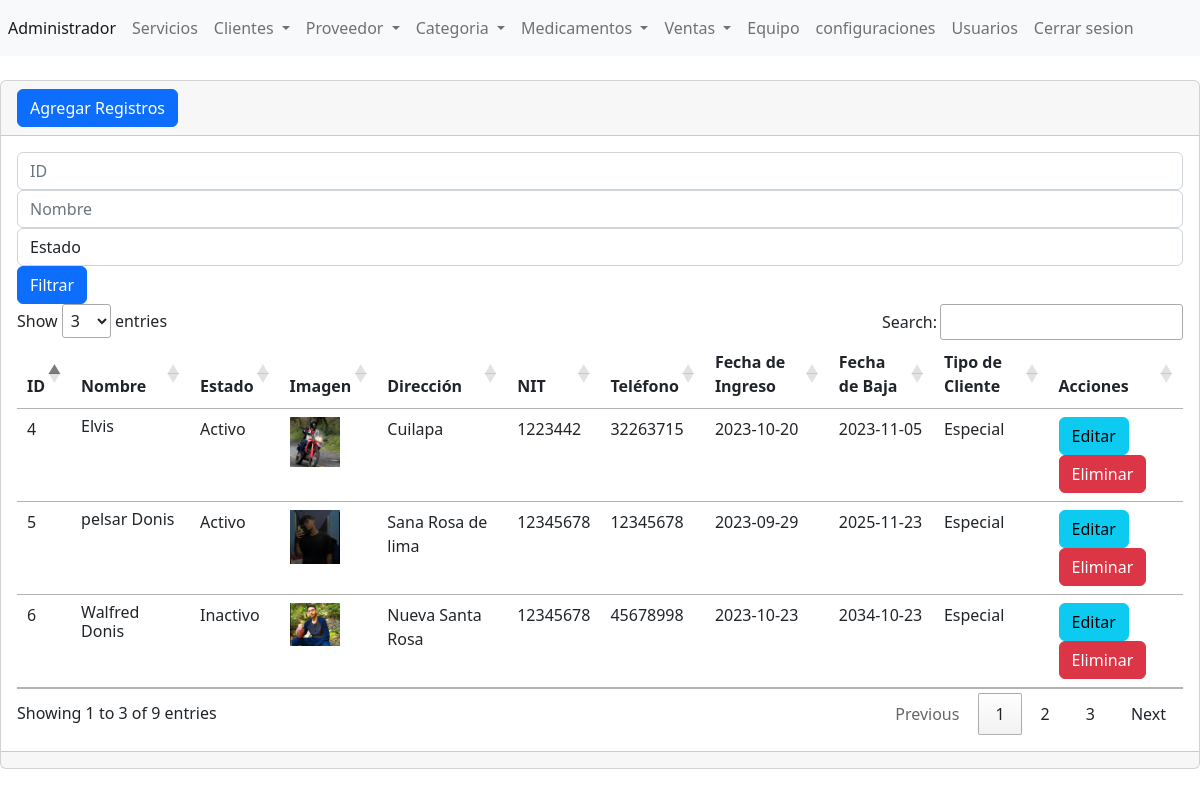
/DesarrolloWeb_ProyectoFinal_GRUPO/Practica/admin/secciones/Clientes/consultaClientes.php (signed in), run on the app's committed database.
### tables this page shows
CREATE TABLE IF NOT EXISTS `clientes` (
  `ID` int NOT NULL AUTO_INCREMENT,
  `nombre` varchar(255) NOT NULL,
  `estado` varchar(255) NOT NULL,
  `imagen` varchar(255) NOT NULL,
  `direccion` varchar(255) NOT NULL,
  `nit` int NOT NULL,
  `telefono` int NOT NULL,
  `fecha_ingreso` varchar(255) NOT NULL,
  `fecha_baja` varchar(255) NOT NULL,
  `tipo_cliente` varchar(255) NOT NULL,
  PRIMARY KEY (`ID`)
);

### DesarrolloWeb_ProyectoFinal_GRUPO/Practica/admin/secciones/Clientes/consultaClientes.php (the view, shortened to what this page needs)
<?php
include("../../bd.php");
if (isset($_GET['txtID']) || isset($_GET['txtNombre']) || isset($_GET['txtEstado'])) {
    $filtroID = isset($_GET['txtID']) ? $_GET['txtID'] : '';
    $filtroNombre = isset($_GET['txtNombre']) ? $_GET['txtNombre'] : '';
    $filtroEstado = isset($_GET['txtEstado']) ? $_GET['txtEstado'] : '';
    $consulta = "SELECT * FROM clientes WHERE 1";
    if (!empty($filtroID)) {
        $consulta .= " AND ID = '$filtroID'";
    }
    if (!empty($filtroNombre)) {
        $consulta .= " AND nombre LIKE '%$filtroNombre%'";
    }
    if (!empty($filtroEstado)) {
        $consulta .= " AND estado = '$filtroEstado'";
    }
    $sentencia = $conexion->prepare($consulta);
    $sentencia->execute();
    $lista_clientes = $sentencia->fetchAll(PDO::FETCH_ASSOC);
} else {
    $sentencia = $conexion->prepare("SELECT * FROM clientes ORDER BY ID ASC");
    $sentencia->execute();
    $lista_clientes = $sentencia->fetchAll(PDO::FETCH_ASSOC);
}
include("../../templates/header.php");
?>
<div class="card">
    <div class="card-header">
        <a name="" id="" class="btn btn-primary" href="crear.php" role="button">Agregar Registros</a>
    </div>
    <div class="card-body">
        <form method="get" class="form-inline">
            <div class="form-group mr-3">
                <input type="text" name="txtID" placeholder="ID" class="form-control" value="<?= isset($_GET['txtID']) ? $_GET['txtID'] : '' ?>">
            </div>
            <div class="form-group mr-3">
                <input type="text" name="txtNombre" placeholder="Nombre" class="form-control" value="<?= isset($_GET['txtNombre']) ? $_GET['txtNombre'] : '' ?>">
            </div>
            <div class="form-group mr-3">
                <select name="txtEstado" class="form-control">
                    <option value="">Estado</option>
                </select>
            </div>
            <div class="form-group">
                <button type="submit" class="btn btn-primary">Filtrar</button>
            </div>
        </form>
        <?php if (count($lista_clientes) > 0) { ?>
            <div class="table-responsive-sm">
                <table class="table">
                    <thead>
                        <tr>
                            <th scope="col">ID</th>
                            <th scope="col">Nombre</th>
                            <th scope="col">Estado</th>
                            <th scope="col">Imagen</th>
                            <th scope="col">Dirección</th>
                            <th scope="col">NIT</th>
                            <th scope="col">Teléfono</th>
                            <th scope="col">Fecha de Ingreso</th>
                            <th scope="col">Fecha de Baja</th>
                            <th scope="col">Tipo de Cliente</th>
                            <th scope="col">Acciones</th>
                        </tr>
                    </thead>
                    <tbody>
                        <?php foreach ($lista_clientes as $registros) { ?>
                            <tr>
                                <td scope="col"><?= $registros['ID'] ?></td>
                                <td scope="col"><h6><?= $registros['nombre'] ?></h6></td>
                                <td scope="col"><?= $registros['estado'] ?></td>
                                <td scope="col">
                                    <img width="50" src="../../../assets/img/portfolio/<?= $registros['imagen'] ?>" />
                                </td>
                                <td scope="col"><?= $registros['direccion'] ?></td>
                                <td scope="col"><?= $registros['nit'] ?></td>
                                <td scope="col"><?= $registros['telefono'] ?></td>
                                <td scope="col"><?= $registros['fecha_ingreso'] ?></td>
                                <td scope="col"><?= $registros['fecha_baja'] ?></td>
                                <td scope="col"><?= $registros['tipo_cliente'] ?></td>
                                <td>
                                    <a name="" id="" class="btn btn-info" href="editar.php?txtID=<?= $registros['ID'] ?>" role="button">Editar</a>
                                    <a name="" id="" class="btn btn-danger" href="eliminar.php?txtID=<?= $registros['ID'] ?>" role="button">Eliminar</a>
                                </td>
                            </tr>
                        <?php } ?>
                    </tbody>
                </table>
            </div>
        <?php } else { ?>
            <p>Ningún dato disponible en esta tabla.</p>
        <?php } ?>
    </div>
    <div class="card-footer text-muted">
    </div>
</div>
<?php
include("../../templates/footer.php");
?>

### data on the page
clientes: ID "4", nombre "Elvis", estado "Activo", imagen (picture), direccion "Cuilapa", nit "1223442", telefono "32263715", fecha_ingreso "2023-10-20", fecha_baja "2023-11-05", tipo_cliente "Especial"
clientes: ID "5", nombre "pelsar Donis", estado "Activo", imagen (picture), direccion "Sana Rosa de lima", nit "12345678", telefono "12345678", fecha_ingreso "2023-09-29", fecha_baja "2025-11-23", tipo_cliente "Especial"
clientes: ID "6", nombre "Walfred Donis", estado "Inactivo", imagen (picture), direccion "Nueva Santa Rosa", nit "12345678", telefono "45678998", fecha_ingreso "2023-10-23", fecha_baja "2034-10-23", tipo_cliente "Especial"
